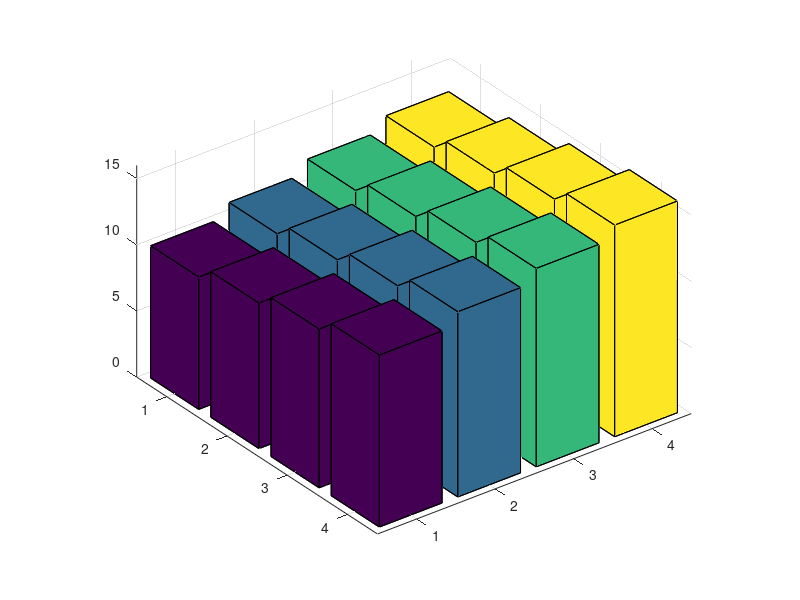

The MATLAB source for this figure: (Note: this script raises an error after producing the figure.)
#!/usr/bin/octave -qf
% Author    : Bhishan Poudel
% Date      : May 25, 2016

% Note: the 'bar3' function is not yet implemented in Octave
% it only works in Matlab

X = [1 2 3 4];
Y = [0.1 0.2 0.3 0.4];
Z = [10 11 12 13; 11 12 13 14; 12 13 14 15; 13 14 15 16];

figure;
bar3(Z)
set(gca(gcf), 'xticklabel',{'0.1','0.2','0.3','0.4'})
